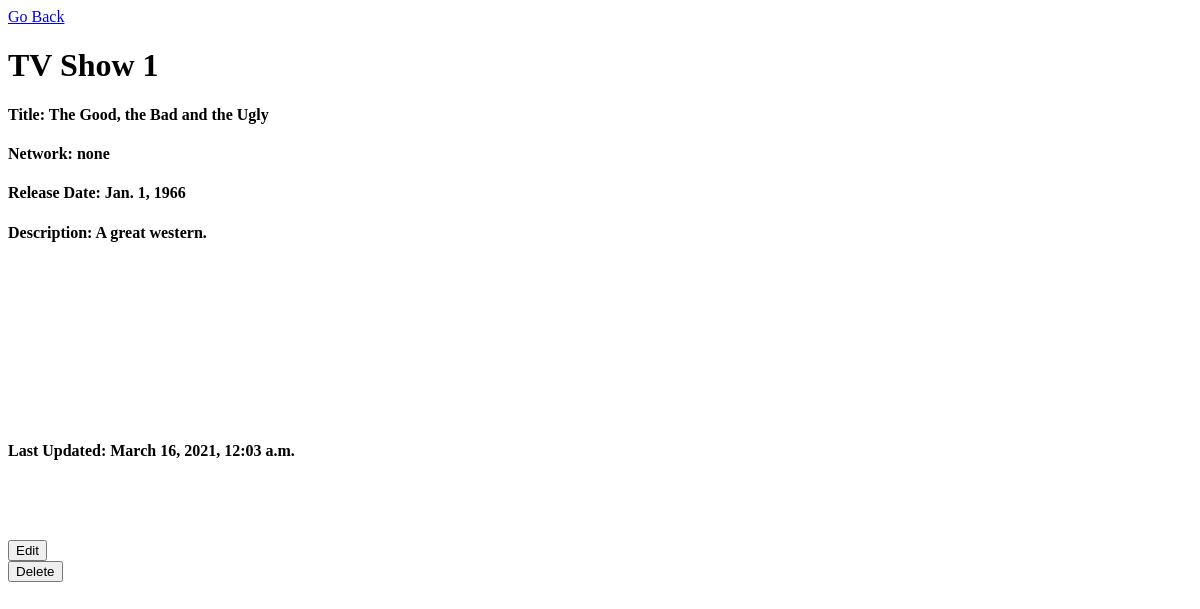
Page /shows/1 on the earlier database version.
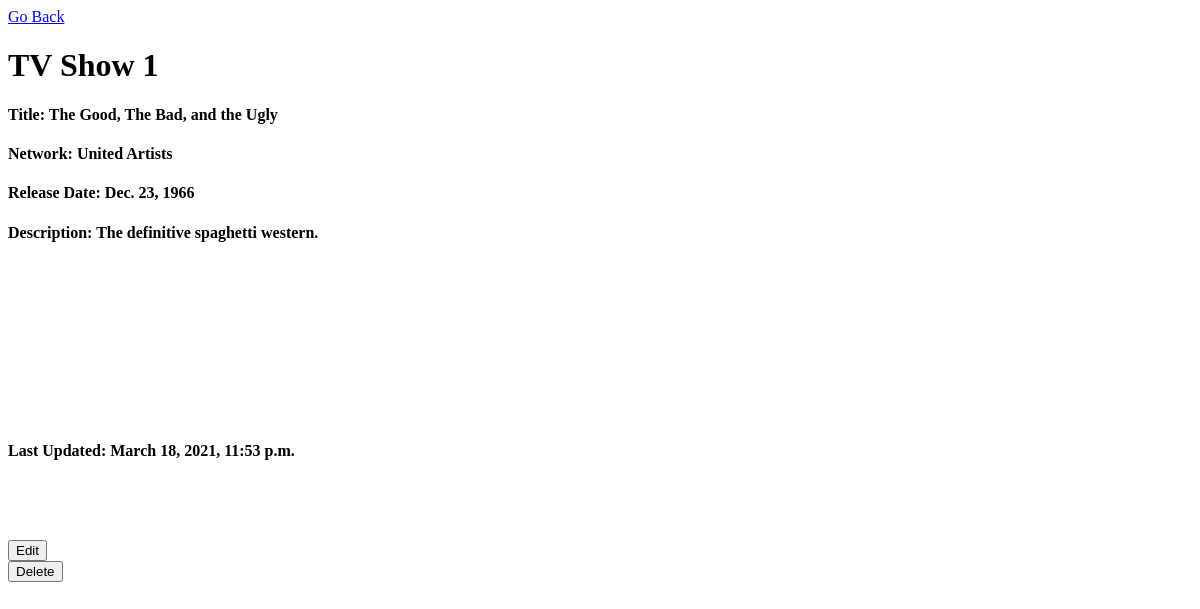
Same page on the later database version.
### tv_shows_app/models.py (models this page shows)
class Show(models.Model):
    title = models.CharField(max_length=45)
    network = models.CharField(max_length=45)
    release = models.DateField()
    desc = models.TextField()
    created_at = models.DateTimeField(auto_now_add=True)
    updated_at = models.DateTimeField(auto_now=True)
    objects = ShowManager()

### tv_shows_app/views.py (the view)
def shows_id(request, show_number):
    show = Show.objects.get(id=show_number)
    context = {
        "show_number": show_number,
        "title": show.title,
        "network": show.network,
        "release": show.release,
        "desc": show.desc,
        "updated_at": show.updated_at
    }
    return render(request, 'shows_id.html', context)

### tv_shows_app/templates/shows_id.html (shortened to what this page needs)
<!DOCTYPE html>
<html lang='en'>
    <head>
        <a href="/shows">Go Back</a>
        {% load static %}
        <link rel='stylesheet' type="text/css" href='{% static "shows_id.css"%}'>
    </head>
    <body>
        <h1>TV Show {{ show_number }}</h1>
        <h4>Title: {{ title }}</h4>
        <h4>Network: {{ network }}</h4>
        <h4>Release Date: {{ release }}</h4>
        <h4>Description: {{ desc }}</h4>
        <h4 class='updated'>Last Updated: {{ updated_at }}</h4>
        <form action='/shows/{{ show_number }}/edit' method="POST">
            <button type='submit'>Edit</button>
        </form>
            <button type='submit'>Delete</button>
    </body>
</html>

Differences in the rows shown:
changed Show: title "The Good, the Bad and the Ugly" → "The Good, The Bad, and the Ugly"; network "none" → "United Artists"; release "Jan. 1, 1966" → "Dec. 23, 1966"; desc "A great western." → "The definitive spaghetti western."; updated_at "March 16, 2021, 12:03 a.m." → "March 18, 2021, 11:53 p.m."
